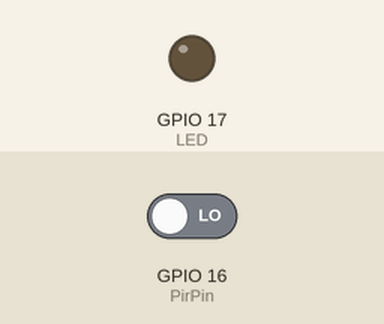
This sketch was run on a simulated ESP32. Parts: output pins drawn as LEDs (lit = HIGH). The test bench sets the inputs (shaded band); at power-on: GPIO 16 (PirPin) LOW. WiFi joins after 1.5 s; servers stay silent unless stated; web services answer with replies made up by the test bench; what the sketch prints to the serial monitor is not drawn.

Above: at 7.7 s.
7.8 s: GPIO 16 (PirPin) driven HIGH
At 7.94 s:
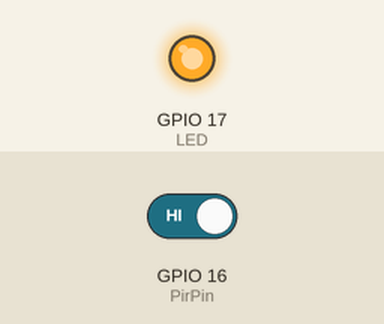
9.3 s: GPIO 16 (PirPin) driven LOW
At 10.6 s:
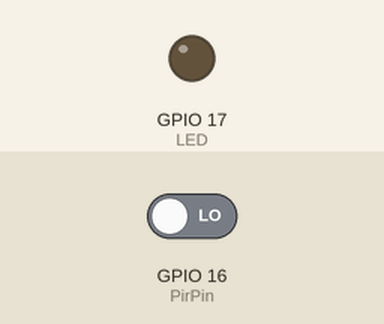
Timing chart, 0 to 12.3 s (numbered marks = the images above; inputs shaded):
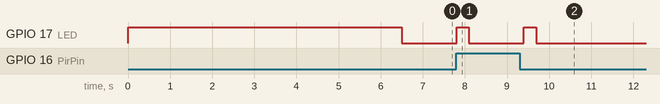

Measured:
- after the input at 7.8 s, GPIO 17 (LED): LOW → HIGH at once, → LOW 0.29 s later
- after the input at 9.3 s, GPIO 17 (LED): LOW → HIGH after 0.10 s, → LOW 0.29 s later

The sketch:

wifi.ino
```cpp
void Line_Notify1(String message1) ;

#include <WiFi.h>
#include <WiFiClientSecure.h>

#define WIFI_SSID "OPPO Reno8 T 5G"
#define WIFI_PASSWORD "811010za"

#define LINE_TOKEN_PIR "K2s2yyjnTwRmYrfGK1QcPtRWz7WfuErGy1VMhVZKhAK"

#define PirPin 16
#define LED 17

String message1 = "Your car has back.";
String message2 = "Your car has left.";
uint32_t time1, time2;

void setup() {

  Serial.begin(115200);
  Serial.println();

  pinMode(PirPin, INPUT);
  pinMode(LED, OUTPUT);
  digitalWrite(LED, HIGH);


  Serial.println("connecting");
  WiFi.mode(WIFI_STA);
  WiFi.begin(WIFI_SSID, WIFI_PASSWORD);

  Serial.print("connecting");

  while (WiFi.status() != WL_CONNECTED) {
    Serial.print(".");
    delay(500);
  }
  Serial.println();
  Serial.print("connected: ");
  Serial.println(WiFi.localIP());

  delay(5000);
  Serial.println("Pir Ready!!");

  time1 = time2 = millis();
}

void loop() {

  time1 = millis();

  if (WiFi.status() == WL_CONNECTED) {
    digitalWrite(LED, LOW);
  } else {
    digitalWrite(LED, HIGH);
  }


  if ((digitalRead(PirPin) == 1) && (WiFi.status() == WL_CONNECTED)) {
    while (digitalRead(PirPin) == 1) delay(100);
    Serial.println("back");
    digitalWrite(LED, HIGH);
    Line_Notify1(message1);
  }else if ((digitalRead(PirPin) == 0) && (WiFi.status() == WL_CONNECTED)) {
    while (digitalRead(PirPin) == 0) delay(100);
    Serial.println("left");
    digitalWrite(LED, HIGH);
    Line_Notify1(message2);
  }
  delay(10);

}

void Line_Notify1(String message) {
  WiFiClientSecure client;
  client.setInsecure();           // ถ้าเป็น ESP32 เวอร์ชั่น 1.0.4 ให้ปิดส่วนนี้ไว้
  if (!client.connect("notify-api.line.me", 443)) {
    Serial.println("connection failed");
    delay(2000);
    return;
  }

  String req = "";
  req += "POST /api/notify HTTP/1.1\r\n";
  req += "Host: notify-api.line.me\r\n";
  req += "Authorization: Bearer " + String(LINE_TOKEN_PIR) + "\r\n";
  req += "Cache-Control: no-cache\r\n";
  req += "User-Agent: ESP8266\r\n";
  req += "Content-Type: application/x-www-form-urlencoded\r\n";
  req += "Content-Length: " + String(String("message=" + message).length()) + "\r\n";
  req += "\r\n";
  req += "message=" + message;
  // Serial.println(req);
  client.print(req);

  delay(20);

  while (client.connected()) {
    String line = client.readStringUntil('\n');
    if (line == "\r") {
      break;
    }
  }
}
```
